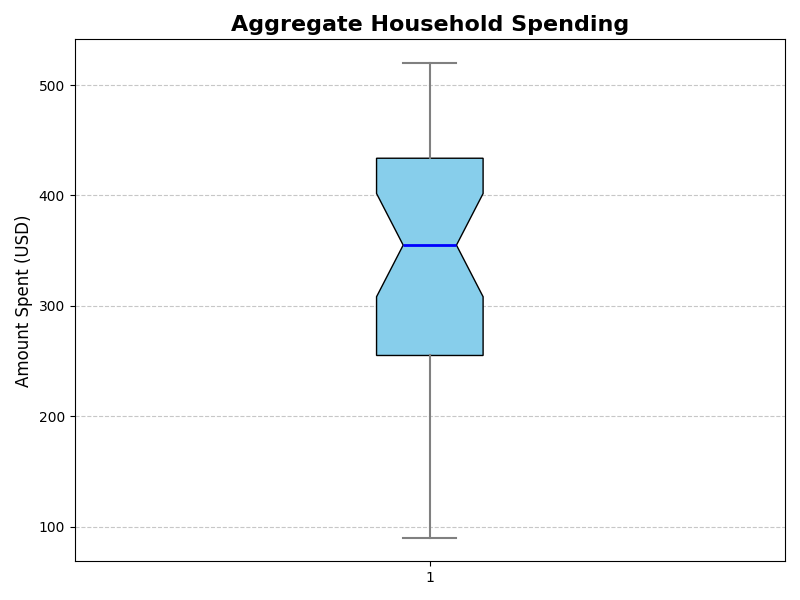

Write Python code to recreate this figure.
import matplotlib.pyplot as plt

# Aggregate data for single-group vertical box plot
aggregate_spending = [
    500, 450, 400, 150, 200, 450, 320, 100, 350, 420, 280, 370,
    520, 460, 390, 160, 210, 460, 310, 90, 340, 430, 270, 365,
    495, 445, 395, 145, 195, 455, 325, 95, 345, 415, 275, 360
]

# Create a vertical box plot for a single group
fig, ax = plt.subplots(figsize=(8, 6))
box = ax.boxplot(aggregate_spending, vert=True, patch_artist=True, 
                 notch=True, whis=1.5)

# Set custom color for the single group box
colors = ['#87CEEB']
for patch, color in zip(box['boxes'], colors):
    patch.set_facecolor(color)

# Set title and labels
ax.set_title('Aggregate Household Spending', fontsize=16, fontweight='bold')
ax.set_ylabel('Amount Spent (USD)', fontsize=12)

# Add grid for better readability
ax.grid(axis='y', linestyle='--', alpha=0.7)

# Customize whiskers and caps
for whisker, cap in zip(box['whiskers'], box['caps']):
    whisker.set(color='gray', linewidth=1.5)
    cap.set(color='gray', linewidth=1.5)

# Customize medians
for median in box['medians']:
    median.set(color='blue', linewidth=2)

# Avoid overlapping and ensure the layout is tight
plt.tight_layout()

# Display the plot
plt.show()
